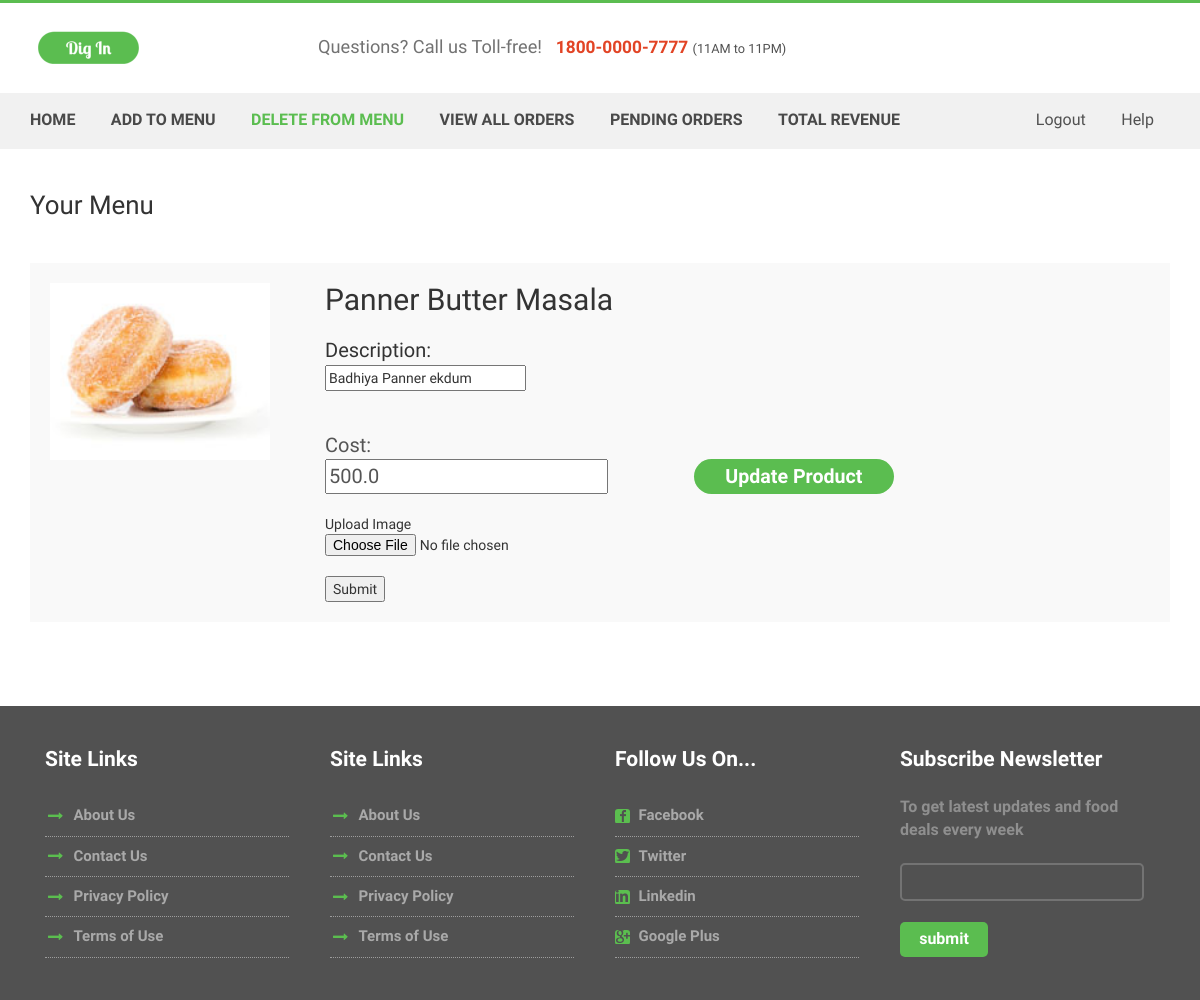
/modify_product (signed in), run on an earlier commit of the app's database.
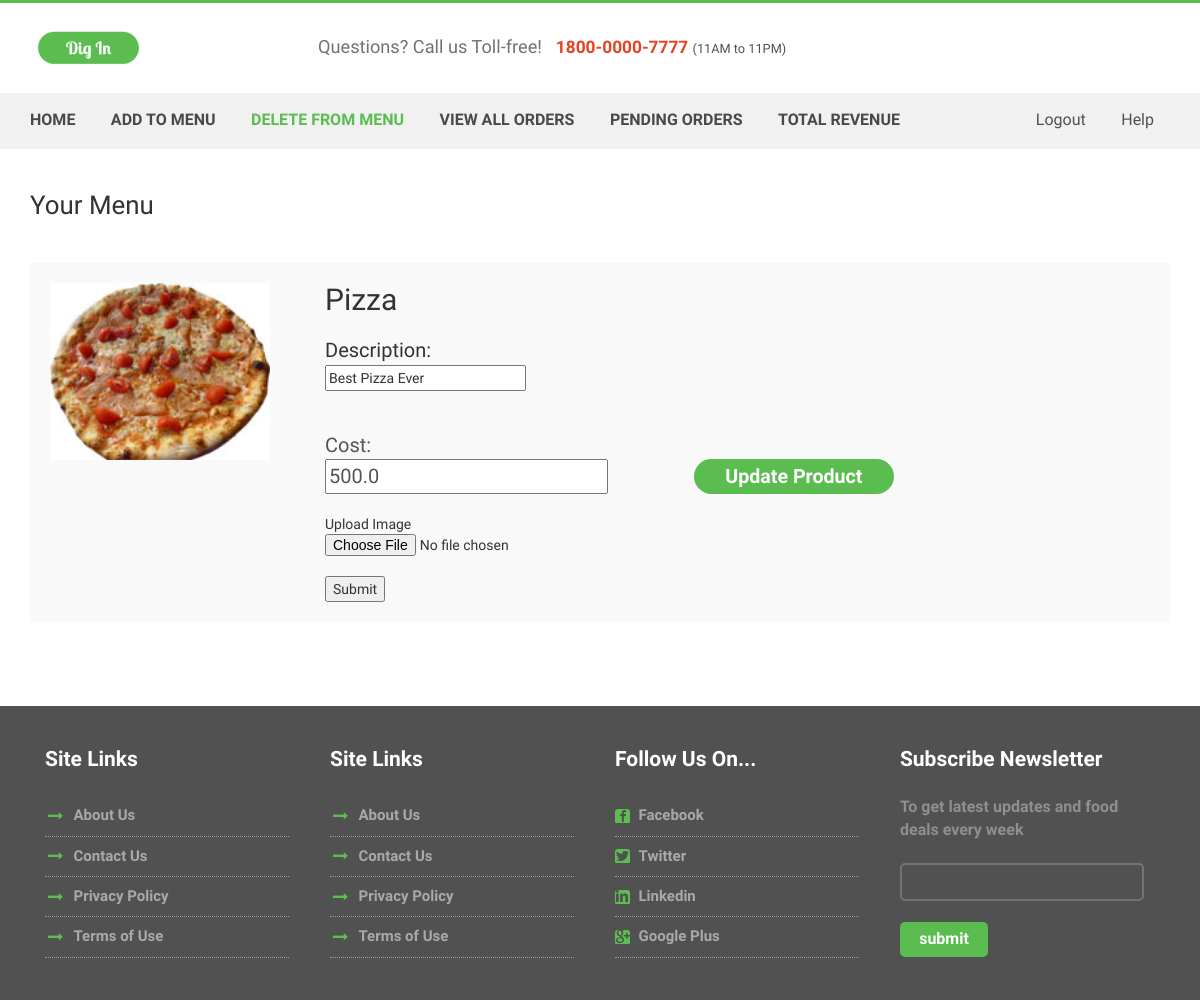
And on a later commit of the database.
### tables this page shows
CREATE TABLE "product" (
	`id`	INTEGER NOT NULL PRIMARY KEY AUTOINCREMENT UNIQUE,
	`name`	TEXT NOT NULL,
	`description`	TEXT NOT NULL,
	`price`	REAL NOT NULL,
	`type`	TEXT,
	`picture`	TEXT,
	`restaurant_id`	INTEGER,
	FOREIGN KEY(`restaurant_id`) REFERENCES `restaurant`(`id`) ON DELETE SET NULL
);

### routes.py (the view)
@app.route('/modify_product', methods=['GET', 'POST'])
def modify_product():
    if (request.method == 'GET'):
        if 'username' in session:
            menu = get_menu_of_restaurant(session['id'])
            return render_template("modify_product.html", menu=menu)
        else:
            return render_template("login.html",message="")
    elif request.method == 'POST':
        dbHandler.modify_product(session['id'],request)
        msg = "product modified"
        menu = get_menu_of_restaurant(session['id'])
        return render_template("modify_product.html", menu=menu,message=msg)

### models.py (called while the page is built)
def get_menu(restaurant_id):
    con = sql.connect("digin.db")
    con.row_factory = sql.Row
    t=(restaurant_id,)
    sqlQuery = "select * from product where restaurant_id= ?"
    cur = con.cursor()
    cur.execute(sqlQuery,t)
    rows = cur.fetchall()
    return  rows

### routes.py (called while the page is built)
def get_menu_of_restaurant(restaurant_id):
    menu = dbHandler.get_menu(restaurant_id)
    return menu

### templates/modify_product.html (shortened to what the changed rows need)
<!DOCTYPE html>
<html>
<head>
<link href="../static/css/bootstrap.css" rel='stylesheet' type='text/css' />
<link href="../static/css/style.css" rel="stylesheet" type="text/css" media="all" />
<link href="../static/css/animate.css" rel='stylesheet' type='text/css' />
</head>
<body>
<div class="cart-items">
	<div class="container">
			 <h1>Your Menu</h1>
			 {% for item in menu %}
			 <div class="cart-header">
				 <div class="cart-sec simpleCart_shelfItem">
						<div class="cart-item cyc">
							 <img src={{url_for('static', filename=item[5])}} class="img-responsive" alt="">
						</div>
					   <div class="cart-item-info">
						<form id="{{item[0]}}" action="/modify_product" method="post">
						<h2>{{item[1]}}</h2><br/><p style="font-size:20px">Description: </p><p><input name="description" type="text" value="{{item[2]}}"></p>
						<br><br>
						<ul class="qty">
							<li><p style="font-size:20px">Cost: <br/><input name ="cost" type="text" value="{{item[3]}}"></p></p></li>
							<li><a class="morebtn hvr-rectangle-in" href="#" onclick='document.getElementById("{{item[0]}}").submit();'>Update Product</a></li>
						</ul>
						</form>
					<br/>
					<div class="wow fadeInRight" data-wow-delay="0.4s">
			      		<form method="POST" enctype=multipart/form-data action="{{ url_for('product_image_upload') }}">
						 <span>Upload Image<label></label></span>
    						<input type=file name=photo> <br/>
    						<input type="submit" name="Upload">
						</form>
					 </div>
					   </div>
					   <div class="clearfix"></div>
				  </div>
			 </div>
			 {% endfor %}
		 </div>
		 </div>
</body>
</html>

What changed in the data, as far as the page shows it:
removed product: picture (picture), name "Panner Butter Masala", description "Badhiya Panner ekdum", cost "500.0"
added product: picture (picture), name "Pizza", description "Best Pizza Ever", cost "500.0"
